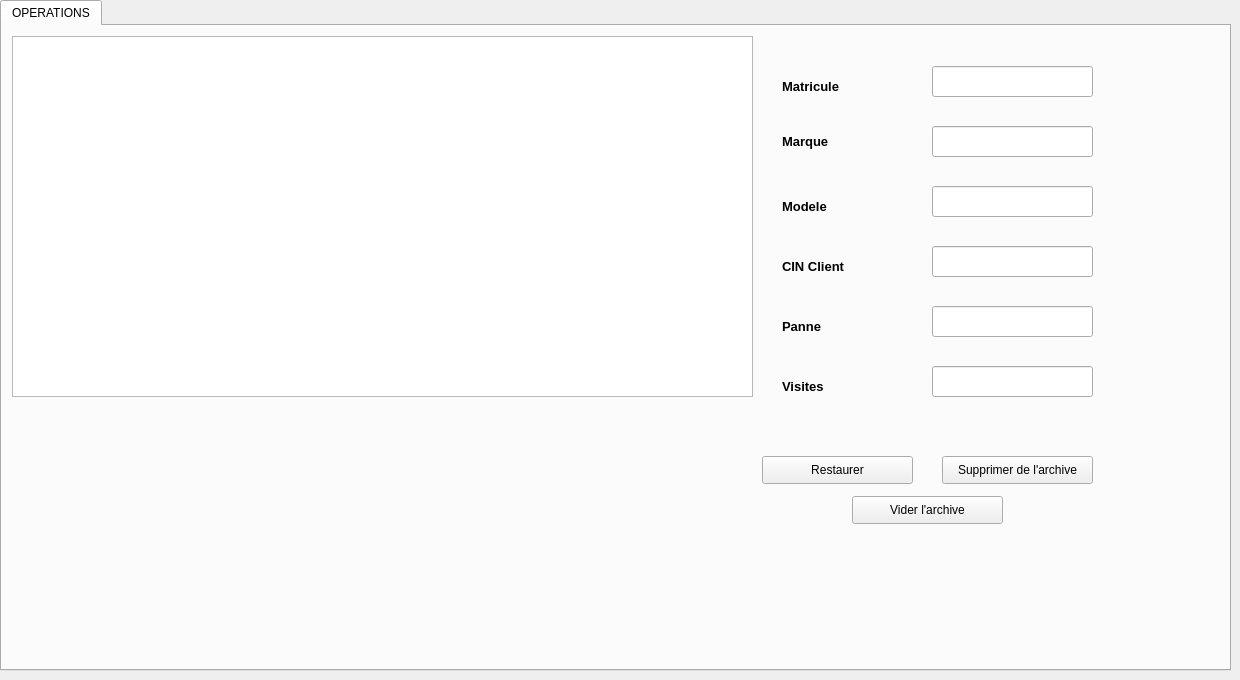
              <widget class="QWidget" name="tab_4">
               <attribute name="title">
                <string>ARCHIVE</string>
               </attribute>
               <widget class="QTabWidget" name="tabWidget_4">
                <property name="geometry">
                 <rect>
                  <x>0</x>
                  <y>0</y>
                  <width>1231</width>
                  <height>671</height>
                 </rect>
                </property>
                <property name="currentIndex">
                 <number>0</number>
                </property>
                <widget class="QWidget" name="tab_11">
                 <attribute name="title">
                  <string>OPERATIONS</string>
                 </attribute>
                 <widget class="QLineEdit" name="mat">
                  <property name="geometry">
                   <rect>
                    <x>930</x>
                    <y>40</y>
                    <width>161</width>
                    <height>31</height>
                   </rect>
                  </property>
                 </widget>
                 <widget class="QLineEdit" name="mar">
                  <property name="geometry">
                   <rect>
                    <x>930</x>
                    <y>100</y>
                    <width>161</width>
                    <height>31</height>
                   </rect>
                  </property>
                 </widget>
                 <widget class="QPushButton" name="restaurer">
                  <property name="geometry">
                   <rect>
                    <x>760</x>
                    <y>430</y>
                    <width>151</width>
                    <height>28</height>
                   </rect>
                  </property>
                  <property name="text">
                   <string>Restaurer</string>
                  </property>
                 </widget>
                 <widget class="QPushButton" name="sup_arch">
                  <property name="geometry">
                   <rect>
                    <x>850</x>
                    <y>470</y>
                    <width>151</width>
                    <height>28</height>
                   </rect>
                  </property>
                  <property name="text">
                   <string>Vider l'archive</string>
                  </property>
                 </widget>
                 <widget class="QPushButton" name="sup1_arch">
                  <property name="geometry">
                   <rect>
                    <x>940</x>
                    <y>430</y>
                    <width>151</width>
                    <height>28</height>
                   </rect>
                  </property>
                  <property name="text">
                   <string>Supprimer de l'archive</string>
                  </property>
                 </widget>
                 <widget class="QTableView" name="tabzarch">
                  <property name="geometry">
                   <rect>
                    <x>10</x>
                    <y>10</y>
                    <width>741</width>
                    <height>361</height>
                   </rect>
                  </property>
                 </widget>
                 <widget class="QLineEdit" name="mod">
                  <property name="geometry">
                   <rect>
                    <x>930</x>
                    <y>160</y>
                    <width>161</width>
                    <height>31</height>
                   </rect>
                  </property>
                 </widget>
                 <widget class="QLineEdit" name="cin">
                  <property name="geometry">
                   <rect>
                    <x>930</x>
                    <y>340</y>
                    <width>161</width>
                    <height>31</height>
                   </rect>
                  </property>
                 </widget>
                 <widget class="QLineEdit" name="pan">
                  <property name="geometry">
                   <rect>
                    <x>930</x>
                    <y>220</y>
                    <width>161</width>
                    <height>31</height>
                   </rect>
                  </property>
                 </widget>
                 <widget class="QLineEdit" name="vis">
                  <property name="geometry">
                   <rect>
                    <x>930</x>
                    <y>280</y>
                    <width>161</width>
                    <height>31</height>
                   </rect>
                  </property>
                 </widget>
                 <widget class="QLabel" name="label_56">
                  <property name="geometry">
                   <rect>
                    <x>780</x>
                    <y>100</y>
                    <width>71</width>
                    <height>31</height>
                   </rect>
                  </property>
                  <property name="font">
                   <font>
                    <pointsize>10</pointsize>
                    <weight>75</weight>
                    <bold>true</bold>
                   </font>
                  </property>
                  <property name="text">
                   <string>Marque</string>
                  </property>
                 </widget>
                 <widget class="QLabel" name="label_57">
                  <property name="geometry">
                   <rect>
                    <x>780</x>
                    <y>170</y>
                    <width>111</width>
                    <height>20</height>
                   </rect>
                  </property>
                  <property name="font">
                   <font>
                    <pointsize>10</pointsize>
                    <weight>75</weight>
                    <bold>true</bold>
                   </font>
                  </property>
                  <property name="styleSheet">
                   <string notr="true"/>
                  </property>
                  <property name="text">
                   <string>Modele</string>
                  </property>
                 </widget>
                 <widget class="QLabel" name="label_58">
                  <property name="geometry">
                   <rect>
                    <x>780</x>
                    <y>230</y>
                    <width>181</width>
                    <height>20</height>
                   </rect>
                  </property>
                  <property name="font">
                   <font>
                    <pointsize>10</pointsize>
                    <weight>75</weight>
                    <bold>true</bold>
                   </font>
                  </property>
                  <property name="styleSheet">
                   <string notr="true"/>
                  </property>
                  <property name="text">
                   <string>CIN Client</string>
                  </property>
                 </widget>
                 <widget class="QLabel" name="label_59">
                  <property name="geometry">
                   <rect>
                    <x>780</x>
                    <y>350</y>
                    <width>181</width>
                    <height>20</height>
                   </rect>
                  </property>
                  <property name="font">
                   <font>
                    <pointsize>10</pointsize>
                    <weight>75</weight>
                    <bold>true</bold>
                   </font>
                  </property>
                  <property name="styleSheet">
                   <string notr="true"/>
                  </property>
                  <property name="text">
                   <string>Visites</string>
                  </property>
                 </widget>
                 <widget class="QLabel" name="label_60">
                  <property name="geometry">
                   <rect>
                    <x>780</x>
                    <y>50</y>
                    <width>91</width>
                    <height>21</height>
                   </rect>
                  </property>
                  <property name="font">
                   <font>
                    <pointsize>10</pointsize>
                    <weight>75</weight>
                    <bold>true</bold>
                   </font>
                  </property>
                  <property name="styleSheet">
                   <string notr="true"/>
                  </property>
                  <property name="text">
                   <string>Matricule</string>
                  </property>
                 </widget>
                 <widget class="QLabel" name="label_61">
                  <property name="geometry">
                   <rect>
                    <x>780</x>
                    <y>290</y>
                    <width>181</width>
                    <height>20</height>
                   </rect>
                  </property>
                  <property name="font">
                   <font>
                    <pointsize>10</pointsize>
                    <weight>75</weight>
                    <bold>true</bold>
                   </font>
                  </property>
                  <property name="styleSheet">
                   <string notr="true"/>
                  </property>
                  <property name="text">
                   <string>Panne</string>
                  </property>
                 </widget>
                 <zorder>label_56</zorder>
                 <zorder>label_57</zorder>
                 <zorder>label_58</zorder>
                 <zorder>label_59</zorder>
                 <zorder>label_60</zorder>
                 <zorder>label_61</zorder>
                 <zorder>mar</zorder>
                 <zorder>mat</zorder>
                 <zorder>restaurer</zorder>
                 <zorder>sup_arch</zorder>
                 <zorder>sup1_arch</zorder>
                 <zorder>tabzarch</zorder>
                 <zorder>mod</zorder>
                 <zorder>cin</zorder>
                 <zorder>pan</zorder>
                 <zorder>vis</zorder>
                </widget>
               </widget>
              </widget>
